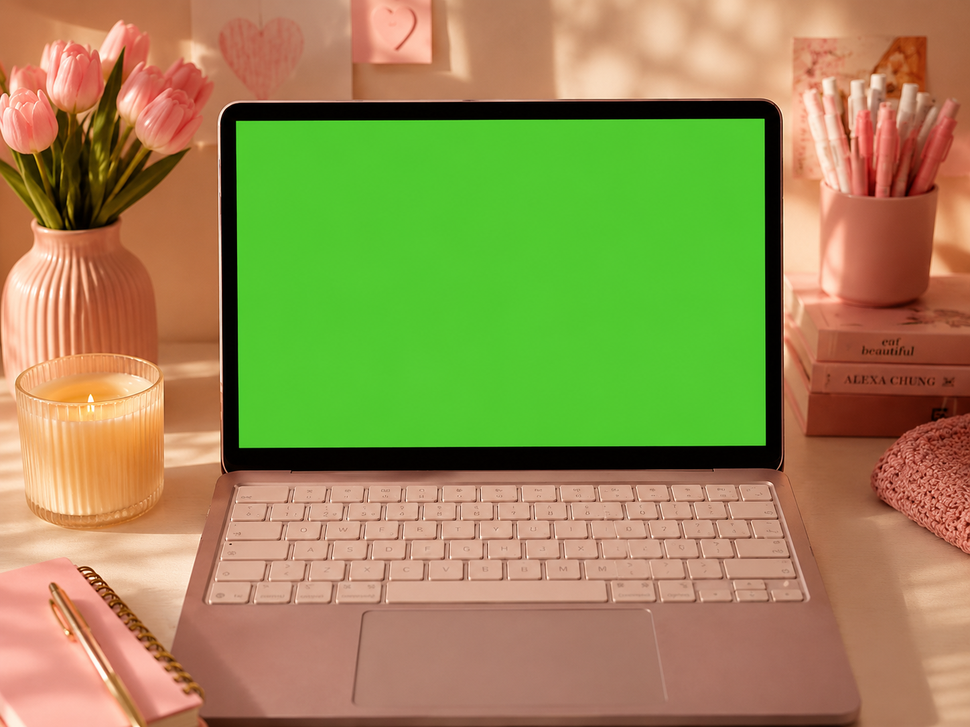
#> input picture assets/happy_ring_mockup.png, 970 x 727 px, shrunk from 1448 x 1086 before the run
$ python process_green.py
#> lines starting #> are read from the running program, lines starting #| are printed output that depends on the picture
from PIL import Image

def remove_green():
    img = Image.open('assets/happy_ring_mockup.png').convert("RGBA")
    datas = img.getdata()

    newData = []
    # Find typical green screen colors: high G, lower R and B
    for item in datas:
        # item is (R, G, B, A)
        if item[1] > 100 and item[1] > item[0] * 1.5 and item[1] > item[2] * 1.5:
            newData.append((255, 255, 255, 0))
        else:
            newData.append(item)
#> this loop made 705190 passes
#> item on passes 1 to 3: (175, 110, 70, 255), (178, 110, 69, 255), (179, 110, 69, 255)
#> after the loop, newData = 705190 items

    img.putdata(newData)
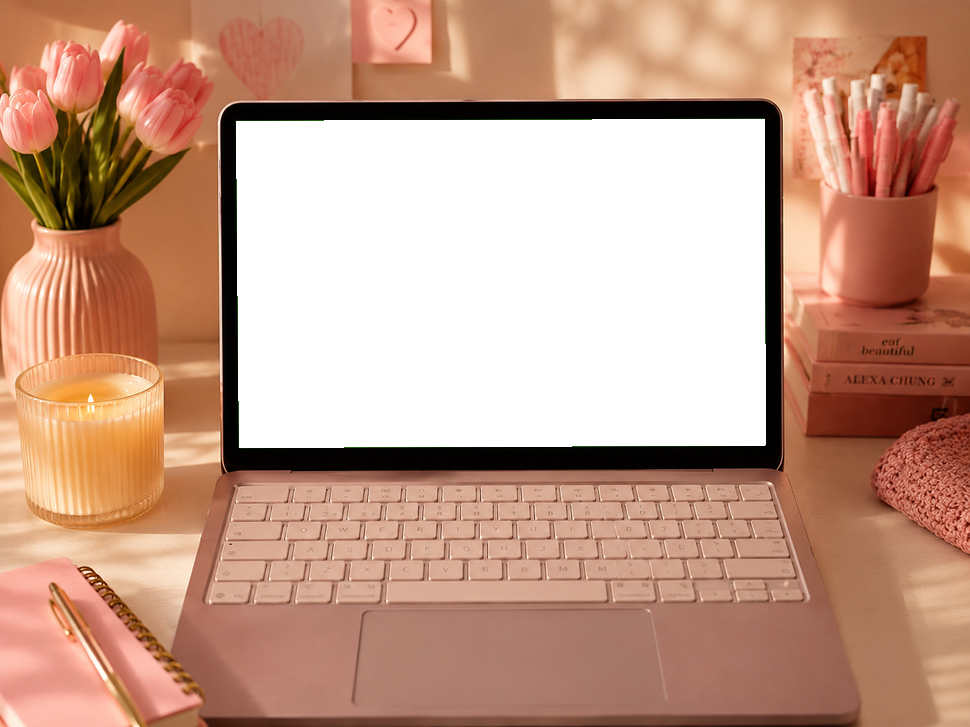
#> img: PIL image 970x727 RGBA; mean R, G, B, A 196.5, 154.1, 133.2, 192.6; transparent parts drawn white
    img.save("assets/happy_ring_mockup_transparent.png", "PNG")
    print("Done")

remove_green()
